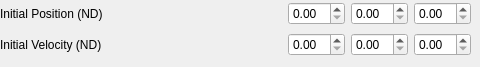
      <widget class="QWidget" name="orbTBodyTypeTabCowell">
       <attribute name="title">
        <string>Cowell</string>
       </attribute>
       <widget class="QWidget" name="verticalLayoutWidget_10">
        <property name="geometry">
         <rect>
          <x>0</x>
          <y>0</y>
          <width>471</width>
          <height>58</height>
         </rect>
        </property>
        <layout class="QVBoxLayout" name="verticalLayout_10">
         <item>
          <layout class="QHBoxLayout" name="horizontalLayout_34">
           <item>
            <widget class="QLabel" name="label_27">
             <property name="text">
              <string>Initial Position (ND)</string>
             </property>
            </widget>
           </item>
           <item>
            <spacer name="horizontalSpacer_32">
             <property name="orientation">
              <enum>Qt::Horizontal</enum>
             </property>
             <property name="sizeHint" stdset="0">
              <size>
               <width>40</width>
               <height>20</height>
              </size>
             </property>
            </spacer>
           </item>
           <item>
            <widget class="QDoubleSpinBox" name="orbTBodyCowellPos1"/>
           </item>
           <item>
            <widget class="QDoubleSpinBox" name="orbTBodyCowellPos2"/>
           </item>
           <item>
            <widget class="QDoubleSpinBox" name="orbTBodyCowellPos3"/>
           </item>
          </layout>
         </item>
         <item>
          <layout class="QHBoxLayout" name="horizontalLayout_35">
           <item>
            <widget class="QLabel" name="label_28">
             <property name="text">
              <string>Initial Velocity (ND)</string>
             </property>
            </widget>
           </item>
           <item>
            <spacer name="horizontalSpacer_33">
             <property name="orientation">
              <enum>Qt::Horizontal</enum>
             </property>
             <property name="sizeHint" stdset="0">
              <size>
               <width>40</width>
               <height>20</height>
              </size>
             </property>
            </spacer>
           </item>
           <item>
            <widget class="QDoubleSpinBox" name="orbTBodyCowellVel1"/>
           </item>
           <item>
            <widget class="QDoubleSpinBox" name="orbTBodyCowellVel2"/>
           </item>
           <item>
            <widget class="QDoubleSpinBox" name="orbTBodyCowellVel3"/>
           </item>
          </layout>
         </item>
        </layout>
       </widget>
      </widget>
